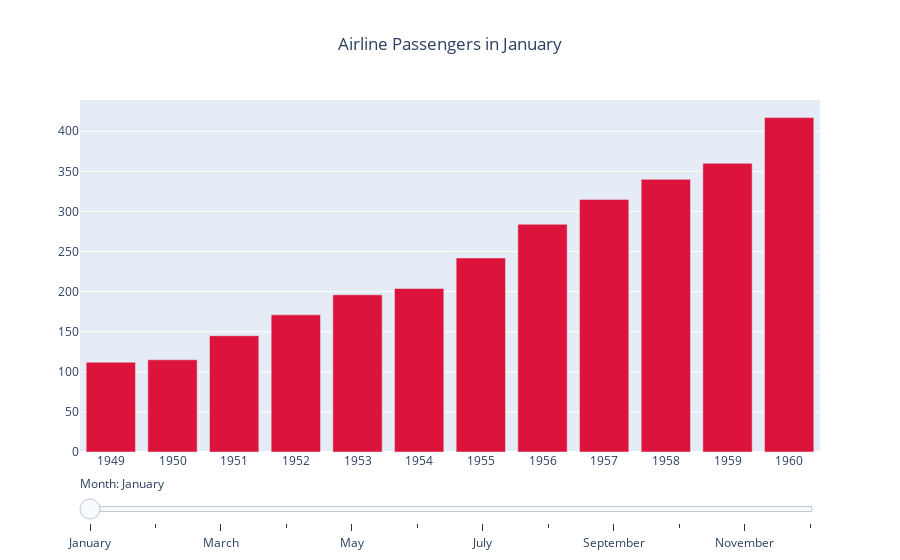

Notebook code for this chart:
### Markdown cell above
Продолжайте работать в этом файле и завершите домашнее задание.

### Code cell
steps = []
for i in range(len(x)):
    step = dict(
        method="update",
        args = [
            {'visible': [t == i for t in range(len(x))]},
            {'title.text': 'Airline Passengers in {}'.format(x[i])},
        ],
        label = x[i]
    )
    steps.append(step)

sliders = [dict(
    currentvalue={"prefix": "Month: "},
    steps=steps
)]
paper.update_layout(
    sliders=sliders,
    title = {'text': 'Airline Passengers in {}'.format(start_month), 'x':0.5},
)

### Figure 1 — Plotly figure (JSON) as saved in the notebook; plotly's stock layout.template omitted (floating-point values rounded to 4 significant figures)
{"data": [{"marker": {"color": "crimson"}, "name": "January", "type": "bar", "visible": true, "x": ["1949", "1950", "1951", "1952", "1953", "1954", "1955", "1956", "1957", "1958", "1959", "1960"], "y": [112, 115, 145, 171, 196, 204, 242, 284, 315, 340, 360, 417]}, {"marker": {"color": "crimson"}, "name": "February", "type": "bar", "visible": false, "x": ["1949", "1950", "1951", "1952", "1953", "1954", "1955", "1956", "1957", "1958", "1959", "1960"], "y": [118, 126, 150, 180, 196, 188, 233, 277, 301, 318, 342, 391]}, {"marker": {"color": "crimson"}, "name": "March", "type": "bar", "visible": false, "x": ["1949", "1950", "1951", "1952", "1953", "1954", "1955", "1956", "1957", "1958", "1959", "1960"], "y": [132, 141, 178, 193, 236, 235, 267, 317, 356, 362, 406, 419]}, {"marker": {"color": "crimson"}, "name": "April", "type": "bar", "visible": false, "x": ["1949", "1950", "1951", "1952", "1953", "1954", "1955", "1956", "1957", "1958", "1959", "1960"], "y": [129, 135, 163, 181, 235, 227, 269, 313, 348, 348, 396, 461]}, {"marker": {"color": "crimson"}, "name": "May", "type": "bar", "visible": false, "x": ["1949", "1950", "1951", "1952", "1953", "1954", "1955", "1956", "1957", "1958", "1959", "1960"], "y": [121, 125, 172, 183, 229, 234, 270, 318, 355, 363, 420, 472]}, {"marker": {"color": "crimson"}, "name": "June", "type": "bar", "visible": false, "x": ["1949", "1950", "1951", "1952", "1953", "1954", "1955", "1956", "1957", "1958", "1959", "1960"], "y": [135, 149, 178, 218, 243, 264, 315, 374, 422, 435, 472, 535]}, {"marker": {"color": "crimson"}, "name": "July", "type": "bar", "visible": false, "x": ["1949", "1950", "1951", "1952", "1953", "1954", "1955", "1956", "1957", "1958", "1959", "1960"], "y": [148, 170, 199, 230, 264, 302, 364, 413, 465, 491, 548, 622]}, {"marker": {"color": "crimson"}, "name": "August", "type": "bar", "visible": false, "x": ["1949", "1950", "1951", "1952", "1953", "1954", "1955", "1956", "1957", "1958", "1959", "1960"], "y": [148, 170, 199, 242, 272, 293, 347, 405, 467, 505, 559, 606]}, {"marker": {"color": "crimson"}, "name": "September", "type": "bar", "visible": false, "x": ["1949", "1950", "1951", "1952", "1953", "1954", "1955", "1956", "1957", "1958", "1959", "1960"], "y": [136, 158, 184, 209, 237, 259, 312, 355, 404, 404, 463, 508]}, {"marker": {"color": "crimson"}, "name": "October", "type": "bar", "visible": false, "x": ["1949", "1950", "1951", "1952", "1953", "1954", "1955", "1956", "1957", "1958", "1959", "1960"], "y": [119, 133, 162, 191, 211, 229, 274, 306, 347, 359, 407, 461]}, {"marker": {"color": "crimson"}, "name": "November", "type": "bar", "visible": false, "x": ["1949", "1950", "1951", "1952", "1953", "1954", "1955", "1956", "1957", "1958", "1959", "1960"], "y": [104, 114, 146, 172, 180, 203, 237, 271, 305, 310, 362, 390]}, {"marker": {"color": "crimson"}, "name": "December", "type": "bar", "visible": false, "x": ["1949", "1950", "1951", "1952", "1953", "1954", "1955", "1956", "1957", "1958", "1959", "1960"], "y": [118, 140, 166, 194, 201, 229, 278, 306, 336, 337, 405, 432]}], "layout": {"sliders": [{"currentvalue": {"prefix": "Month: "}, "steps": [{"args": [{"visible": [true, false, false, false, false, false, false, false, false, false, false, false]}, {"title.text": "Airline Passengers in January"}], "label": "January", "method": "update"}, {"args": [{"visible": [false, true, false, false, false, false, false, false, false, false, false, false]}, {"title.text": "Airline Passengers in February"}], "label": "February", "method": "update"}, {"args": [{"visible": [false, false, true, false, false, false, false, false, false, false, false, false]}, {"title.text": "Airline Passengers in March"}], "label": "March", "method": "update"}, {"args": [{"visible": [false, false, false, true, false, false, false, false, false, false, false, false]}, {"title.text": "Airline Passengers in April"}], "label": "April", "method": "update"}, {"args": [{"visible": [false, false, false, false, true, false, false, false, false, false, false, false]}, {"title.text": "Airline Passengers in May"}], "label": "May", "method": "update"}, {"args": [{"visible": [false, false, false, false, false, true, false, false, false, false, false, false]}, {"title.text": "Airline Passengers in June"}], "label": "June", "method": "update"}, {"args": [{"visible": [false, false, false, false, false, false, true, false, false, false, false, false]}, {"title.text": "Airline Passengers in July"}], "label": "July", "method": "update"}, {"args": [{"visible": [false, false, false, false, false, false, false, true, false, false, false, false]}, {"title.text": "Airline Passengers in August"}], "label": "August", "method": "update"}, {"args": [{"visible": [false, false, false, false, false, false, false, false, true, false, false, false]}, {"title.text": "Airline Passengers in September"}], "label": "September", "method": "update"}, {"args": [{"visible": [false, false, false, false, false, false, false, false, false, true, false, false]}, {"title.text": "Airline Passengers in October"}], "label": "October", "method": "update"}, {"args": [{"visible": [false, false, false, false, false, false, false, false, false, false, true, false]}, {"title.text": "Airline Passengers in November"}], "label": "November", "method": "update"}, {"args": [{"visible": [false, false, false, false, false, false, false, false, false, false, false, true]}, {"title.text": "Airline Passengers in December"}], "label": "December", "method": "update"}]}], "title": {"text": "Airline Passengers in January", "x": 0.5}}}
